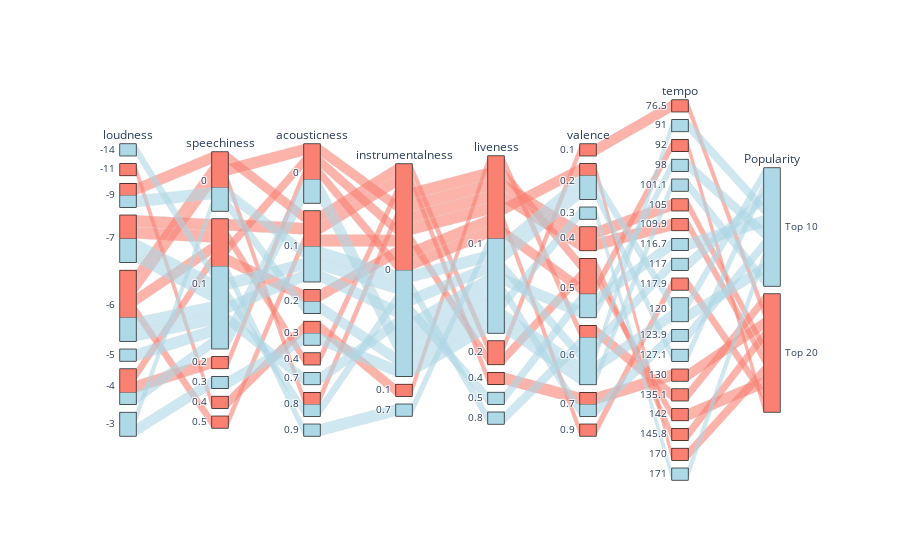

This figure's notebook cell:
### Code cell
## data = data.sort_values(by = 'track_popularity', ascending = False).head(20)

cut_bins, cut_labels = pd.qcut(data['track_popularity'], q = 2, labels=['Top 20', 'Top 10'], retbins = True)

fig = go.Figure(go.Parcats(
    dimensions = [{'label': 'loudness', 'values': data['loudness'].round(), 'categoryorder': 'category ascending'},
                  {'label': 'speechiness', 'values': data['speechiness'].round(1), 'categoryorder': 'category ascending'},
                  {'label': 'acousticness', 'values': data['acousticness'].round(1), 'categoryorder': 'category ascending'},
                  {'label': 'instrumentalness', 'values': data['instrumentalness'].round(1), 'categoryorder': 'category ascending'},
                  {'label': 'liveness', 'values': data['liveness'].round(1), 'categoryorder': 'category ascending'},
                  {'label': 'valence', 'values': data['valence'].round(1), 'categoryorder': 'category ascending'},
                  {'label': 'tempo', 'values': data['tempo'].round(1), 'categoryorder': 'category ascending'},
                 {'label': 'Popularity', 'values': cut_bins, 'categoryorder': 'category ascending'}],
    line = {'color': cut_bins.astype('category').cat.codes, 'colorscale': [[0, 'salmon'], [1, 'lightblue']]}

)
)

fig.show()

### Figure 1 — Plotly figure (JSON) as saved in the notebook; plotly's stock layout.template omitted (floating-point values rounded to 4 significant figures)
{"data": [{"dimensions": [{"categoryorder": "category ascending", "label": "loudness", "values": [-6, -6, -7, -3, -4, -3, -7, -5, -14, -9, -7, -11, -6, -4, -6, -9, -7, -4, -6, -6]}, {"categoryorder": "category ascending", "label": "speechiness", "values": [0.1, 0.1, 0.1, 0.3, 0.1, 0, 0.1, 0.1, 0.1, 0, 0.1, 0.4, 0, 0.1, 0, 0, 0.1, 0.2, 0.1, 0.5]}, {"categoryorder": "category ascending", "label": "acousticness", "values": [0.7, 0.1, 0.1, 0.3, 0, 0.2, 0.8, 0, 0.9, 0.1, 0.4, 0.3, 0.8, 0.2, 0, 0.1, 0.1, 0, 0, 0.1]}, {"categoryorder": "category ascending", "label": "instrumentalness", "values": [0, 0, 0, 0, 0, 0, 0, 0, 0.7, 0, 0, 0.1, 0, 0, 0, 0, 0, 0, 0, 0]}, {"categoryorder": "category ascending", "label": "liveness", "values": [0.1, 0.5, 0.8, 0.1, 0.1, 0.1, 0.1, 0.1, 0.1, 0.1, 0.1, 0.1, 0.1, 0.1, 0.1, 0.2, 0.4, 0.1, 0.1, 0.2]}, {"categoryorder": "category ascending", "label": "valence", "values": [0.5, 0.5, 0.6, 0.6, 0.3, 0.6, 0.6, 0.7, 0.2, 0.2, 0.5, 0.6, 0.4, 0.9, 0.4, 0.1, 0.7, 0.5, 0.2, 0.5]}, {"categoryorder": "category ascending", "label": "tempo", "values": [98, 116.7, 117, 101.1, 171, 120, 91, 123.9, 120, 127.1, 145.8, 135.1, 109.9, 117.9, 105, 76.5, 130, 92, 170, 142]}, {"categoryorder": "category ascending", "label": "Popularity", "values": ["Top 10", "Top 10", "Top 10", "Top 10", "Top 10", "Top 10", "Top 10", "Top 10", "Top 10", "Top 10", "Top 20", "Top 20", "Top 20", "Top 20", "Top 20", "Top 20", "Top 20", "Top 20", "Top 20", "Top 20"]}], "line": {"color": [1, 1, 1, 1, 1, 1, 1, 1, 1, 1, 0, 0, 0, 0, 0, 0, 0, 0, 0, 0], "colorscale": [[0, "salmon"], [1, "lightblue"]]}, "type": "parcats"}], "layout": {}}
